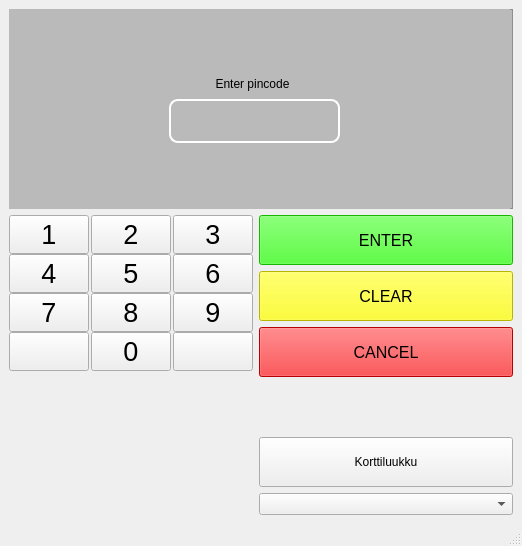
<?xml version="1.0" encoding="UTF-8"?>
<ui version="4.0">
 <class>MainWindow</class>
 <widget class="QMainWindow" name="MainWindow">
  <property name="geometry">
   <rect>
    <x>0</x>
    <y>0</y>
    <width>522</width>
    <height>546</height>
   </rect>
  </property>
  <property name="sizePolicy">
   <sizepolicy hsizetype="Preferred" vsizetype="Preferred">
    <horstretch>0</horstretch>
    <verstretch>0</verstretch>
   </sizepolicy>
  </property>
  <property name="minimumSize">
   <size>
    <width>522</width>
    <height>546</height>
   </size>
  </property>
  <property name="maximumSize">
   <size>
    <width>522</width>
    <height>546</height>
   </size>
  </property>
  <property name="cursor">
   <cursorShape>ArrowCursor</cursorShape>
  </property>
  <property name="windowTitle">
   <string>MainWindow</string>
  </property>
  <property name="tabShape">
   <enum>QTabWidget::Rounded</enum>
  </property>
  <widget class="QWidget" name="centralwidget">
   <layout class="QVBoxLayout" name="verticalLayout">
    <item>
     <layout class="QGridLayout" name="gridLayout_3" rowstretch="0,0" rowminimumheight="200,0">
      <item row="1" column="0">
       <layout class="QGridLayout" name="gridLayout">
        <property name="horizontalSpacing">
         <number>2</number>
        </property>
        <property name="verticalSpacing">
         <number>0</number>
        </property>
        <item row="1" column="3">
         <widget class="QPushButton" name="N3">
          <property name="maximumSize">
           <size>
            <width>80</width>
            <height>50</height>
           </size>
          </property>
          <property name="font">
           <font>
            <pointsize>20</pointsize>
            <kerning>true</kerning>
           </font>
          </property>
          <property name="text">
           <string>3</string>
          </property>
         </widget>
        </item>
        <item row="1" column="1">
         <widget class="QPushButton" name="N2">
          <property name="maximumSize">
           <size>
            <width>80</width>
            <height>50</height>
           </size>
          </property>
          <property name="font">
           <font>
            <pointsize>20</pointsize>
            <kerning>true</kerning>
           </font>
          </property>
          <property name="text">
           <string>2</string>
          </property>
         </widget>
        </item>
        <item row="1" column="0">
         <widget class="QPushButton" name="N1">
          <property name="maximumSize">
           <size>
            <width>80</width>
            <height>50</height>
           </size>
          </property>
          <property name="font">
           <font>
            <pointsize>20</pointsize>
            <kerning>true</kerning>
           </font>
          </property>
          <property name="text">
           <string>1</string>
          </property>
         </widget>
        </item>
        <item row="3" column="3">
         <widget class="QPushButton" name="N6">
          <property name="maximumSize">
           <size>
            <width>80</width>
            <height>50</height>
           </size>
          </property>
          <property name="font">
           <font>
            <pointsize>20</pointsize>
            <kerning>true</kerning>
           </font>
          </property>
          <property name="text">
           <string>6</string>
          </property>
         </widget>
        </item>
        <item row="3" column="0">
         <widget class="QPushButton" name="N4">
          <property name="maximumSize">
           <size>
            <width>80</width>
            <height>50</height>
           </size>
          </property>
          <property name="font">
           <font>
            <pointsize>20</pointsize>
            <kerning>true</kerning>
           </font>
          </property>
          <property name="text">
           <string>4</string>
          </property>
         </widget>
        </item>
        <item row="5" column="3">
         <widget class="QPushButton" name="blank2">
          <property name="maximumSize">
           <size>
            <width>80</width>
            <height>50</height>
           </size>
          </property>
          <property name="font">
           <font>
            <pointsize>20</pointsize>
            <kerning>true</kerning>
           </font>
          </property>
          <property name="text">
           <string/>
          </property>
         </widget>
        </item>
        <item row="5" column="1">
         <widget class="QPushButton" name="N0">
          <property name="maximumSize">
           <size>
            <width>80</width>
            <height>50</height>
           </size>
          </property>
          <property name="font">
           <font>
            <pointsize>20</pointsize>
            <kerning>true</kerning>
           </font>
          </property>
          <property name="text">
           <string>0</string>
          </property>
         </widget>
        </item>
        <item row="4" column="3">
         <widget class="QPushButton" name="N9">
          <property name="maximumSize">
           <size>
            <width>80</width>
            <height>50</height>
           </size>
          </property>
          <property name="font">
           <font>
            <pointsize>20</pointsize>
            <kerning>true</kerning>
           </font>
          </property>
          <property name="text">
           <string>9</string>
          </property>
         </widget>
        </item>
        <item row="4" column="1">
         <widget class="QPushButton" name="N8">
          <property name="maximumSize">
           <size>
            <width>80</width>
            <height>50</height>
           </size>
          </property>
          <property name="font">
           <font>
            <pointsize>20</pointsize>
            <kerning>true</kerning>
           </font>
          </property>
          <property name="text">
           <string>8</string>
          </property>
         </widget>
        </item>
        <item row="5" column="0">
         <widget class="QPushButton" name="blank1">
          <property name="maximumSize">
           <size>
            <width>80</width>
            <height>50</height>
           </size>
          </property>
          <property name="font">
           <font>
            <pointsize>20</pointsize>
            <kerning>true</kerning>
           </font>
          </property>
          <property name="text">
           <string/>
          </property>
         </widget>
        </item>
        <item row="3" column="1">
         <widget class="QPushButton" name="N5">
          <property name="maximumSize">
           <size>
            <width>80</width>
            <height>50</height>
           </size>
          </property>
          <property name="font">
           <font>
            <pointsize>20</pointsize>
            <kerning>true</kerning>
           </font>
          </property>
          <property name="text">
           <string>5</string>
          </property>
         </widget>
        </item>
        <item row="4" column="0">
         <widget class="QPushButton" name="N7">
          <property name="maximumSize">
           <size>
            <width>80</width>
            <height>50</height>
           </size>
          </property>
          <property name="font">
           <font>
            <pointsize>20</pointsize>
            <kerning>true</kerning>
           </font>
          </property>
          <property name="text">
           <string>7</string>
          </property>
         </widget>
        </item>
        <item row="6" column="0">
         <spacer name="verticalSpacer_3">
          <property name="orientation">
           <enum>Qt::Vertical</enum>
          </property>
          <property name="sizeHint" stdset="0">
           <size>
            <width>20</width>
            <height>40</height>
           </size>
          </property>
         </spacer>
        </item>
       </layout>
      </item>
      <item row="0" column="0" colspan="3">
       <layout class="QGridLayout" name="gridLayout_2">
        <item row="0" column="0">
         <widget class="QFrame" name="display">
          <property name="styleSheet">
           <string notr="true">background-color: rgb(186, 186, 186);</string>
          </property>
          <property name="frameShape">
           <enum>QFrame::StyledPanel</enum>
          </property>
          <property name="frameShadow">
           <enum>QFrame::Raised</enum>
          </property>
          <widget class="QStackedWidget" name="stackedWidget">
           <property name="geometry">
            <rect>
             <x>0</x>
             <y>0</y>
             <width>501</width>
             <height>201</height>
            </rect>
           </property>
           <property name="currentIndex">
            <number>1</number>
           </property>
           <widget class="QWidget" name="page">
            <widget class="QLabel" name="insertCardLabel">
             <property name="geometry">
              <rect>
               <x>0</x>
               <y>0</y>
               <width>501</width>
               <height>201</height>
              </rect>
             </property>
             <property name="font">
              <font>
               <pointsize>21</pointsize>
              </font>
             </property>
             <property name="text">
              <string>INSERT CARD</string>
             </property>
             <property name="alignment">
              <set>Qt::AlignCenter</set>
             </property>
            </widget>
           </widget>
           <widget class="QWidget" name="page_2">
            <widget class="QLabel" name="pinCodeLabel">
             <property name="geometry">
              <rect>
               <x>158</x>
               <y>60</y>
               <width>171</width>
               <height>29</height>
              </rect>
             </property>
             <property name="styleSheet">
              <string notr="true">color: rgb(0, 0, 0);
font: 16pt &quot;Segoe UI&quot;;</string>
             </property>
             <property name="text">
              <string>Enter pincode</string>
             </property>
             <property name="alignment">
              <set>Qt::AlignCenter</set>
             </property>
            </widget>
            <widget class="QLineEdit" name="pinCodeLineEdit">
             <property name="geometry">
              <rect>
               <x>160</x>
               <y>90</y>
               <width>171</width>
               <height>44</height>
              </rect>
             </property>
             <property name="font">
              <font>
               <pointsize>20</pointsize>
              </font>
             </property>
             <property name="styleSheet">
              <string notr="true">border-color: rgb(255,255,255);
border-width: 2px;
border-style: solid;
border-radius: 9px;
padding: 2px;</string>
             </property>
             <property name="alignment">
              <set>Qt::AlignCenter</set>
             </property>
            </widget>
            <widget class="QLabel" name="infoLabel">
             <property name="geometry">
              <rect>
               <x>170</x>
               <y>150</y>
               <width>121</width>
               <height>16</height>
              </rect>
             </property>
             <property name="text">
              <string/>
             </property>
            </widget>
           </widget>
           <widget class="QWidget" name="page_3">
            <widget class="QPushButton" name="pushButton_2">
             <property name="geometry">
              <rect>
               <x>420</x>
               <y>80</y>
               <width>80</width>
               <height>51</height>
              </rect>
             </property>
             <property name="styleSheet">
              <string notr="true">color: rgb(0, 0, 0);</string>
             </property>
             <property name="text">
              <string>Saldo</string>
             </property>
            </widget>
            <widget class="QPushButton" name="pushButton_3">
             <property name="geometry">
              <rect>
               <x>0</x>
               <y>140</y>
               <width>80</width>
               <height>51</height>
              </rect>
             </property>
             <property name="styleSheet">
              <string notr="true">color: rgb(0, 0, 0);</string>
             </property>
             <property name="text">
              <string>Takaisin</string>
             </property>
            </widget>
            <widget class="QPushButton" name="withdrawButton">
             <property name="geometry">
              <rect>
               <x>0</x>
               <y>80</y>
               <width>80</width>
               <height>51</height>
              </rect>
             </property>
             <property name="styleSheet">
              <string notr="true">color: rgb(0, 0, 0);</string>
             </property>
             <property name="text">
              <string>Nosta</string>
             </property>
            </widget>
            <widget class="QPushButton" name="pushButton_5">
             <property name="geometry">
              <rect>
               <x>420</x>
               <y>140</y>
               <width>80</width>
               <height>51</height>
              </rect>
             </property>
             <property name="styleSheet">
              <string notr="true">color: black</string>
             </property>
             <property name="text">
              <string>Tilitapahtumat</string>
             </property>
            </widget>
            <widget class="QLabel" name="label">
             <property name="geometry">
              <rect>
               <x>180</x>
               <y>50</y>
               <width>131</width>
               <height>41</height>
              </rect>
             </property>
             <property name="font">
              <font>
               <pointsize>14</pointsize>
              </font>
             </property>
             <property name="styleSheet">
              <string notr="true">color:rgb(0, 0, 0)
</string>
             </property>
             <property name="text">
              <string>Valitse toiminto</string>
             </property>
            </widget>
           </widget>
           <widget class="QWidget" name="page_4">
            <widget class="QLabel" name="label_2">
             <property name="geometry">
              <rect>
               <x>180</x>
               <y>70</y>
               <width>161</width>
               <height>41</height>
              </rect>
             </property>
             <property name="font">
              <font>
               <pointsize>14</pointsize>
              </font>
             </property>
             <property name="styleSheet">
              <string notr="true">color:rgb(0, 0, 0)
</string>
             </property>
             <property name="text">
              <string>Poista kortti</string>
             </property>
            </widget>
           </widget>
          </widget>
         </widget>
        </item>
       </layout>
      </item>
      <item row="1" column="1" colspan="2">
       <layout class="QVBoxLayout" name="verticalLayout_5">
        <item>
         <widget class="QPushButton" name="okButton">
          <property name="minimumSize">
           <size>
            <width>0</width>
            <height>50</height>
           </size>
          </property>
          <property name="font">
           <font>
            <family>Segoe UI</family>
            <pointsize>12</pointsize>
            <italic>false</italic>
            <bold>false</bold>
            <kerning>true</kerning>
           </font>
          </property>
          <property name="styleSheet">
           <string notr="true">background-color: rgb(34, 255, 0);
font: 12pt &quot;Segoe UI&quot;;</string>
          </property>
          <property name="text">
           <string>ENTER</string>
          </property>
         </widget>
        </item>
        <item>
         <widget class="QPushButton" name="clearButton">
          <property name="minimumSize">
           <size>
            <width>0</width>
            <height>50</height>
           </size>
          </property>
          <property name="font">
           <font>
            <family>Segoe UI</family>
            <pointsize>12</pointsize>
            <italic>false</italic>
            <bold>false</bold>
            <kerning>true</kerning>
           </font>
          </property>
          <property name="styleSheet">
           <string notr="true">background-color: rgb(255, 255, 0);
font: 12pt &quot;Segoe UI&quot;;</string>
          </property>
          <property name="text">
           <string>CLEAR</string>
          </property>
         </widget>
        </item>
        <item>
         <widget class="QPushButton" name="cancelButton">
          <property name="minimumSize">
           <size>
            <width>0</width>
            <height>50</height>
           </size>
          </property>
          <property name="font">
           <font>
            <family>Segoe UI</family>
            <pointsize>12</pointsize>
            <italic>false</italic>
            <bold>false</bold>
            <kerning>true</kerning>
           </font>
          </property>
          <property name="styleSheet">
           <string notr="true">background-color: rgb(255, 0, 4);
font: 12pt &quot;Segoe UI&quot;;</string>
          </property>
          <property name="text">
           <string>CANCEL</string>
          </property>
          <property name="checkable">
           <bool>false</bool>
          </property>
         </widget>
        </item>
        <item>
         <spacer name="verticalSpacer">
          <property name="orientation">
           <enum>Qt::Vertical</enum>
          </property>
          <property name="sizeHint" stdset="0">
           <size>
            <width>20</width>
            <height>40</height>
           </size>
          </property>
         </spacer>
        </item>
        <item>
         <widget class="QPushButton" name="insertCardButton">
          <property name="minimumSize">
           <size>
            <width>240</width>
            <height>50</height>
           </size>
          </property>
          <property name="text">
           <string>Korttiluukku</string>
          </property>
         </widget>
        </item>
        <item>
         <widget class="QComboBox" name="comboBox"/>
        </item>
       </layout>
      </item>
     </layout>
    </item>
   </layout>
  </widget>
  <widget class="QStatusBar" name="statusbar"/>
 </widget>
 <resources/>
 <connections/>
</ui>
